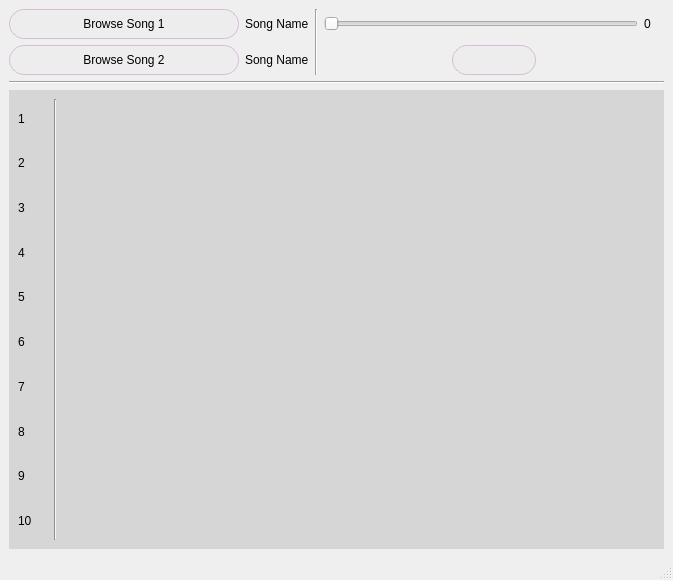
<?xml version="1.0" encoding="UTF-8"?>
<ui version="4.0">
 <class>MainWindow</class>
 <widget class="QMainWindow" name="MainWindow">
  <property name="geometry">
   <rect>
    <x>0</x>
    <y>0</y>
    <width>673</width>
    <height>580</height>
   </rect>
  </property>
  <property name="windowTitle">
   <string>MainWindow</string>
  </property>
  <property name="styleSheet">
   <string notr="true">*{font: italic 11pt &quot;Comic Sans MS&quot;;}


QPushButton{
	background-color:#ededed;
	border-radius:15px;
	border:1px solid #d6bcd6;
	padding:7px 25px;

}
QPushButton:hover {
	background:linear-gradient(to bottom, #e371e3 5%, #ededed 100%);
	
	background-color: rgb(199, 199, 199);
}
QPushButton:pressed{
	position:absolute;
	top:-5px;
	border-style: ridge;
}
</string>
  </property>
  <widget class="QWidget" name="centralwidget">
   <layout class="QVBoxLayout" name="verticalLayout">
    <item>
     <layout class="QGridLayout" name="gridLayout">
      <item row="1" column="0">
       <widget class="QPushButton" name="Browse2">
        <property name="maximumSize">
         <size>
          <width>230</width>
          <height>16777215</height>
         </size>
        </property>
        <property name="text">
         <string>Browse Song 2</string>
        </property>
        <property name="icon">
         <iconset>
          <normaloff>Icons/music-note.png</normaloff>Icons/music-note.png</iconset>
        </property>
        <property name="iconSize">
         <size>
          <width>30</width>
          <height>30</height>
         </size>
        </property>
       </widget>
      </item>
      <item row="0" column="6">
       <widget class="QSlider" name="mixerSlider">
        <property name="orientation">
         <enum>Qt::Horizontal</enum>
        </property>
       </widget>
      </item>
      <item row="1" column="1">
       <widget class="QLabel" name="secondSongName">
        <property name="text">
         <string>Song Name</string>
        </property>
       </widget>
      </item>
      <item row="1" column="6" colspan="2" alignment="Qt::AlignHCenter">
       <widget class="QPushButton" name="Identify">
        <property name="maximumSize">
         <size>
          <width>150</width>
          <height>16777215</height>
         </size>
        </property>
        <property name="styleSheet">
         <string notr="true"/>
        </property>
        <property name="text">
         <string/>
        </property>
        <property name="icon">
         <iconset>
          <normaloff>Icons/search.png</normaloff>Icons/search.png</iconset>
        </property>
        <property name="iconSize">
         <size>
          <width>40</width>
          <height>40</height>
         </size>
        </property>
       </widget>
      </item>
      <item row="0" column="1">
       <widget class="QLabel" name="firstSongName">
        <property name="text">
         <string>Song Name</string>
        </property>
       </widget>
      </item>
      <item row="0" column="7">
       <widget class="QLabel" name="mixerValue">
        <property name="minimumSize">
         <size>
          <width>20</width>
          <height>0</height>
         </size>
        </property>
        <property name="text">
         <string>0</string>
        </property>
       </widget>
      </item>
      <item row="0" column="2" rowspan="2">
       <widget class="Line" name="line">
        <property name="orientation">
         <enum>Qt::Vertical</enum>
        </property>
       </widget>
      </item>
      <item row="0" column="0">
       <widget class="QPushButton" name="Browse1">
        <property name="minimumSize">
         <size>
          <width>230</width>
          <height>0</height>
         </size>
        </property>
        <property name="maximumSize">
         <size>
          <width>200</width>
          <height>16777215</height>
         </size>
        </property>
        <property name="text">
         <string>Browse Song 1</string>
        </property>
        <property name="icon">
         <iconset>
          <normaloff>Icons/music-note.png</normaloff>Icons/music-note.png</iconset>
        </property>
        <property name="iconSize">
         <size>
          <width>30</width>
          <height>30</height>
         </size>
        </property>
       </widget>
      </item>
     </layout>
    </item>
    <item>
     <widget class="Line" name="line_3">
      <property name="orientation">
       <enum>Qt::Horizontal</enum>
      </property>
     </widget>
    </item>
    <item>
     <widget class="QWidget" name="gridWidget_2" native="true">
      <property name="styleSheet">
       <string notr="true">background-color: rgb(214, 214, 214);
</string>
      </property>
      <layout class="QGridLayout" name="gridLayout_3">
       <item row="10" column="2">
        <widget class="QLabel" name="song_10">
         <property name="text">
          <string/>
         </property>
        </widget>
       </item>
       <item row="4" column="0">
        <widget class="QLabel" name="label4">
         <property name="text">
          <string>4</string>
         </property>
        </widget>
       </item>
       <item row="9" column="0">
        <widget class="QLabel" name="label9">
         <property name="text">
          <string>9</string>
         </property>
        </widget>
       </item>
       <item row="7" column="2">
        <widget class="QLabel" name="song_7">
         <property name="text">
          <string/>
         </property>
        </widget>
       </item>
       <item row="3" column="0">
        <widget class="QLabel" name="label3">
         <property name="text">
          <string>3</string>
         </property>
        </widget>
       </item>
       <item row="2" column="0">
        <widget class="QLabel" name="label2">
         <property name="text">
          <string>2</string>
         </property>
        </widget>
       </item>
       <item row="1" column="0">
        <widget class="QLabel" name="label1">
         <property name="maximumSize">
          <size>
           <width>30</width>
           <height>16777215</height>
          </size>
         </property>
         <property name="text">
          <string>1</string>
         </property>
        </widget>
       </item>
       <item row="8" column="0">
        <widget class="QLabel" name="label8">
         <property name="text">
          <string>8</string>
         </property>
        </widget>
       </item>
       <item row="5" column="2">
        <widget class="QLabel" name="song_5">
         <property name="text">
          <string/>
         </property>
        </widget>
       </item>
       <item row="3" column="2">
        <widget class="QLabel" name="song_3">
         <property name="text">
          <string/>
         </property>
        </widget>
       </item>
       <item row="1" column="2">
        <widget class="QLabel" name="song_1">
         <property name="text">
          <string/>
         </property>
        </widget>
       </item>
       <item row="5" column="0">
        <widget class="QLabel" name="label5">
         <property name="text">
          <string>5</string>
         </property>
        </widget>
       </item>
       <item row="7" column="0">
        <widget class="QLabel" name="label7">
         <property name="text">
          <string>7</string>
         </property>
        </widget>
       </item>
       <item row="10" column="0">
        <widget class="QLabel" name="label10">
         <property name="text">
          <string>10</string>
         </property>
        </widget>
       </item>
       <item row="9" column="2">
        <widget class="QLabel" name="song_9">
         <property name="text">
          <string/>
         </property>
        </widget>
       </item>
       <item row="6" column="2">
        <widget class="QLabel" name="song_6">
         <property name="text">
          <string/>
         </property>
        </widget>
       </item>
       <item row="4" column="2">
        <widget class="QLabel" name="song_4">
         <property name="text">
          <string/>
         </property>
        </widget>
       </item>
       <item row="2" column="2">
        <widget class="QLabel" name="song_2">
         <property name="text">
          <string/>
         </property>
        </widget>
       </item>
       <item row="8" column="2">
        <widget class="QLabel" name="song_8">
         <property name="text">
          <string/>
         </property>
        </widget>
       </item>
       <item row="6" column="0">
        <widget class="QLabel" name="label6">
         <property name="text">
          <string>6</string>
         </property>
        </widget>
       </item>
       <item row="1" column="1" rowspan="10">
        <widget class="Line" name="line_2">
         <property name="orientation">
          <enum>Qt::Vertical</enum>
         </property>
        </widget>
       </item>
      </layout>
     </widget>
    </item>
   </layout>
  </widget>
  <widget class="QMenuBar" name="menubar">
   <property name="geometry">
    <rect>
     <x>0</x>
     <y>0</y>
     <width>673</width>
     <height>32</height>
    </rect>
   </property>
  </widget>
  <widget class="QStatusBar" name="statusbar"/>
 </widget>
 <resources/>
 <connections>
  <connection>
   <sender>mixerSlider</sender>
   <signal>valueChanged(int)</signal>
   <receiver>mixerValue</receiver>
   <slot>setNum(int)</slot>
   <hints>
    <hint type="sourcelabel">
     <x>535</x>
     <y>79</y>
    </hint>
    <hint type="destinationlabel">
     <x>631</x>
     <y>83</y>
    </hint>
   </hints>
  </connection>
 </connections>
</ui>
